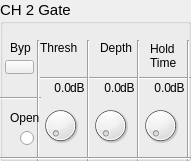
  <widget class="QGroupBox" name="groupBox_2">
   <property name="geometry">
    <rect>
     <x>290</x>
     <y>10</y>
     <width>191</width>
     <height>161</height>
    </rect>
   </property>
   <property name="font">
    <font>
     <pointsize>11</pointsize>
    </font>
   </property>
   <property name="title">
    <string>CH 2 Gate</string>
   </property>
   <widget class="QLabel" name="label_12">
    <property name="geometry">
     <rect>
      <x>10</x>
      <y>40</y>
      <width>21</width>
      <height>16</height>
     </rect>
    </property>
    <property name="font">
     <font>
      <pointsize>9</pointsize>
     </font>
    </property>
    <property name="text">
     <string>Byp</string>
    </property>
   </widget>
   <widget class="QLabel" name="label_13">
    <property name="geometry">
     <rect>
      <x>40</x>
      <y>40</y>
      <width>41</width>
      <height>16</height>
     </rect>
    </property>
    <property name="font">
     <font>
      <pointsize>9</pointsize>
     </font>
    </property>
    <property name="text">
     <string>Thresh</string>
    </property>
   </widget>
   <widget class="QLabel" name="label_14">
    <property name="geometry">
     <rect>
      <x>100</x>
      <y>40</y>
      <width>41</width>
      <height>16</height>
     </rect>
    </property>
    <property name="font">
     <font>
      <pointsize>9</pointsize>
     </font>
    </property>
    <property name="text">
     <string>Depth</string>
    </property>
   </widget>
   <widget class="QLabel" name="label_15">
    <property name="geometry">
     <rect>
      <x>150</x>
      <y>40</y>
      <width>31</width>
      <height>31</height>
     </rect>
    </property>
    <property name="font">
     <font>
      <pointsize>9</pointsize>
     </font>
    </property>
    <property name="text">
     <string>Hold
Time</string>
    </property>
   </widget>
   <widget class="Line" name="line_7">
    <property name="geometry">
     <rect>
      <x>40</x>
      <y>70</y>
      <width>151</width>
      <height>16</height>
     </rect>
    </property>
    <property name="orientation">
     <enum>Qt::Horizontal</enum>
    </property>
   </widget>
   <widget class="Line" name="line_9">
    <property name="geometry">
     <rect>
      <x>0</x>
      <y>90</y>
      <width>41</width>
      <height>16</height>
     </rect>
    </property>
    <property name="orientation">
     <enum>Qt::Horizontal</enum>
    </property>
   </widget>
   <widget class="Line" name="line_10">
    <property name="geometry">
     <rect>
      <x>30</x>
      <y>40</y>
      <width>16</width>
      <height>121</height>
     </rect>
    </property>
    <property name="orientation">
     <enum>Qt::Vertical</enum>
    </property>
   </widget>
   <widget class="Line" name="line_11">
    <property name="geometry">
     <rect>
      <x>80</x>
      <y>40</y>
      <width>16</width>
      <height>121</height>
     </rect>
    </property>
    <property name="orientation">
     <enum>Qt::Vertical</enum>
    </property>
   </widget>
   <widget class="Line" name="line_12">
    <property name="geometry">
     <rect>
      <x>130</x>
      <y>40</y>
      <width>16</width>
      <height>121</height>
     </rect>
    </property>
    <property name="orientation">
     <enum>Qt::Vertical</enum>
    </property>
   </widget>
   <widget class="Line" name="line_13">
    <property name="geometry">
     <rect>
      <x>180</x>
      <y>40</y>
      <width>16</width>
      <height>121</height>
     </rect>
    </property>
    <property name="orientation">
     <enum>Qt::Vertical</enum>
    </property>
   </widget>
   <widget class="OIDDial" name="dial_4">
    <property name="geometry">
     <rect>
      <x>40</x>
      <y>100</y>
      <width>41</width>
      <height>51</height>
     </rect>
    </property>
   </widget>
   <widget class="OIDDial" name="dial_5">
    <property name="geometry">
     <rect>
      <x>90</x>
      <y>100</y>
      <width>41</width>
      <height>51</height>
     </rect>
    </property>
   </widget>
   <widget class="OIDDial" name="dial_6">
    <property name="geometry">
     <rect>
      <x>140</x>
      <y>100</y>
      <width>41</width>
      <height>51</height>
     </rect>
    </property>
   </widget>
   <widget class="Line" name="line_14">
    <property name="geometry">
     <rect>
      <x>0</x>
      <y>150</y>
      <width>191</width>
      <height>16</height>
     </rect>
    </property>
    <property name="orientation">
     <enum>Qt::Horizontal</enum>
    </property>
   </widget>
   <widget class="QLabel" name="label_16">
    <property name="geometry">
     <rect>
      <x>70</x>
      <y>80</y>
      <width>16</width>
      <height>16</height>
     </rect>
    </property>
    <property name="font">
     <font>
      <pointsize>9</pointsize>
     </font>
    </property>
    <property name="text">
     <string>dB</string>
    </property>
   </widget>
   <widget class="QLabel" name="label_17">
    <property name="geometry">
     <rect>
      <x>120</x>
      <y>80</y>
      <width>16</width>
      <height>16</height>
     </rect>
    </property>
    <property name="font">
     <font>
      <pointsize>9</pointsize>
     </font>
    </property>
    <property name="text">
     <string>dB</string>
    </property>
   </widget>
   <widget class="QLabel" name="label_18">
    <property name="geometry">
     <rect>
      <x>170</x>
      <y>80</y>
      <width>16</width>
      <height>16</height>
     </rect>
    </property>
    <property name="font">
     <font>
      <pointsize>9</pointsize>
     </font>
    </property>
    <property name="text">
     <string>dB</string>
    </property>
   </widget>
   <widget class="QLabel" name="ls4">
    <property name="geometry">
     <rect>
      <x>40</x>
      <y>80</y>
      <width>31</width>
      <height>16</height>
     </rect>
    </property>
    <property name="font">
     <font>
      <pointsize>9</pointsize>
     </font>
    </property>
    <property name="text">
     <string>0.0</string>
    </property>
    <property name="alignment">
     <set>Qt::AlignRight|Qt::AlignTrailing|Qt::AlignVCenter</set>
    </property>
   </widget>
   <widget class="QLabel" name="ls5">
    <property name="geometry">
     <rect>
      <x>90</x>
      <y>80</y>
      <width>31</width>
      <height>16</height>
     </rect>
    </property>
    <property name="font">
     <font>
      <pointsize>9</pointsize>
     </font>
    </property>
    <property name="text">
     <string>0.0</string>
    </property>
    <property name="alignment">
     <set>Qt::AlignRight|Qt::AlignTrailing|Qt::AlignVCenter</set>
    </property>
   </widget>
   <widget class="QLabel" name="ls6">
    <property name="geometry">
     <rect>
      <x>140</x>
      <y>80</y>
      <width>31</width>
      <height>16</height>
     </rect>
    </property>
    <property name="font">
     <font>
      <pointsize>9</pointsize>
     </font>
    </property>
    <property name="text">
     <string>0.0</string>
    </property>
    <property name="alignment">
     <set>Qt::AlignRight|Qt::AlignTrailing|Qt::AlignVCenter</set>
    </property>
   </widget>
   <widget class="QLabel" name="label_22">
    <property name="geometry">
     <rect>
      <x>10</x>
      <y>110</y>
      <width>31</width>
      <height>16</height>
     </rect>
    </property>
    <property name="font">
     <font>
      <pointsize>9</pointsize>
     </font>
    </property>
    <property name="text">
     <string>Open</string>
    </property>
   </widget>
   <widget class="QRadioButton" name="radioButton_2">
    <property name="geometry">
     <rect>
      <x>20</x>
      <y>130</y>
      <width>16</width>
      <height>16</height>
     </rect>
    </property>
    <property name="text">
     <string/>
    </property>
   </widget>
   <widget class="OIDStatePushBtn" name="bypass2">
    <property name="geometry">
     <rect>
      <x>5</x>
      <y>60</y>
      <width>29</width>
      <height>14</height>
     </rect>
    </property>
    <property name="text">
     <string/>
    </property>
    <property name="checkable">
     <bool>true</bool>
    </property>
   </widget>
  </widget>
